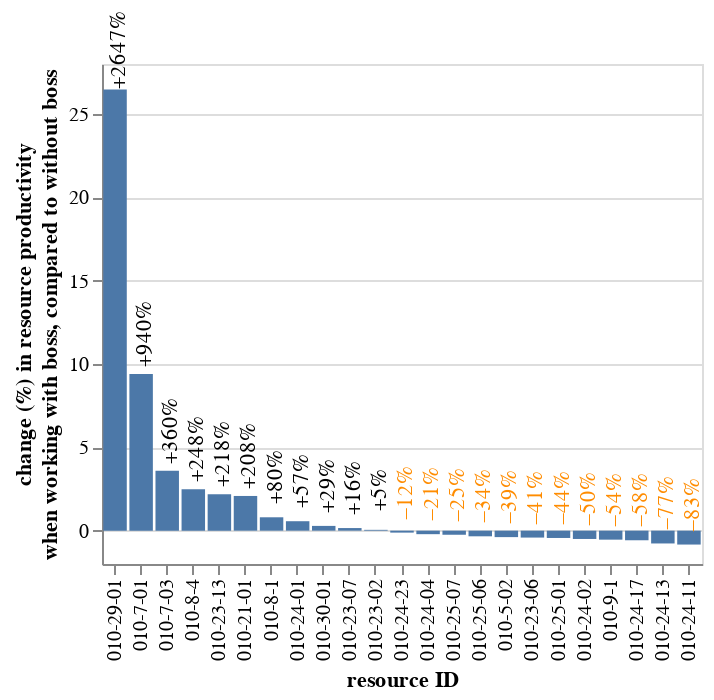

Notebook source saved alongside this figure:
### Code cell
# chart showing difference of productivity w/wo boss
alt.layer(
    alt.Chart(res_productivity).mark_bar().encode(
        x=alt.X('resource:N').sort('-y').title('resource ID'),
        y=alt.Y('productivity_diff_pct:Q').title(['change (%) in resource productivity', 'when working with boss, compared to without boss']),
        tooltip=['resource', 'mean_act_dur_wo_boss', 'mean_act_dur_w_boss']
    ),
    alt.Chart(res_productivity).mark_text(
        align='center', angle=270, baseline='alphabetic', dx=20, dy=5
    ).encode(
        x=alt.X('resource:N').sort('-y'),
        y=alt.Y('productivity_diff_pct:Q'),
        text=alt.Text('productivity_diff_pct:Q', format='+.0%'),
        color=alt.condition(
            alt.datum.productivity_diff_pct > 0,
            alt.value('black'),
            alt.value('darkorange')
        )
    )
).properties(height=250, width=300)

### Figure 1 — Vega specification as saved in the notebook (floating-point values rounded to 4 significant figures)
{"$schema": "https://vega.github.io/schema/vega/v5.json", "data": [{"name": "source_0"}, {"name": "data_1", "values": [{"mean_act_dur_w_boss": 2.364, "mean_act_dur_wo_boss": 7.286, "productivity_diff_pct": 2.082, "productivity_diff_pct_end": 2.082, "productivity_diff_pct_start": 0.0, "resource": "010-21-01"}, {"mean_act_dur_w_boss": 20.33, "mean_act_dur_wo_boss": 21.34, "productivity_diff_pct": 0.04947, "productivity_diff_pct_end": 0.04947, "productivity_diff_pct_start": 0.0, "resource": "010-23-02"}, {"mean_act_dur_w_boss": 28.0, "mean_act_dur_wo_boss": 16.39, "productivity_diff_pct": -0.4146, "productivity_diff_pct_end": -0.4146, "productivity_diff_pct_start": 0.0, "resource": "010-23-06"}, {"mean_act_dur_w_boss": 17.53, "mean_act_dur_wo_boss": 20.27, "productivity_diff_pct": 0.1565, "productivity_diff_pct_end": 0.1565, "productivity_diff_pct_start": 0.0, "resource": "010-23-07"}, {"mean_act_dur_w_boss": 3.559, "mean_act_dur_wo_boss": 11.32, "productivity_diff_pct": 2.18, "productivity_diff_pct_end": 2.18, "productivity_diff_pct_start": 0.0, "resource": "010-23-13"}, {"mean_act_dur_w_boss": 16.52, "mean_act_dur_wo_boss": 25.89, "productivity_diff_pct": 0.567, "productivity_diff_pct_end": 0.567, "productivity_diff_pct_start": 0.0, "resource": "010-24-01"}, {"mean_act_dur_w_boss": 53.0, "mean_act_dur_wo_boss": 26.6, "productivity_diff_pct": -0.4981, "productivity_diff_pct_end": -0.4981, "productivity_diff_pct_start": 0.0, "resource": "010-24-02"}, {"mean_act_dur_w_boss": 22.58, "mean_act_dur_wo_boss": 17.82, "productivity_diff_pct": -0.2107, "productivity_diff_pct_end": -0.2107, "productivity_diff_pct_start": 0.0, "resource": "010-24-04"}, {"mean_act_dur_w_boss": 6.0, "mean_act_dur_wo_boss": 1.0, "productivity_diff_pct": -0.8333, "productivity_diff_pct_end": -0.8333, "productivity_diff_pct_start": 0.0, "resource": "010-24-11"}, {"mean_act_dur_w_boss": 14.78, "mean_act_dur_wo_boss": 3.429, "productivity_diff_pct": -0.768, "productivity_diff_pct_end": -0.768, "productivity_diff_pct_start": 0.0, "resource": "010-24-13"}, {"mean_act_dur_w_boss": 11.63, "mean_act_dur_wo_boss": 4.933, "productivity_diff_pct": -0.5759, "productivity_diff_pct_end": -0.5759, "productivity_diff_pct_start": 0.0, "resource": "010-24-17"}, {"mean_act_dur_w_boss": 17.61, "mean_act_dur_wo_boss": 15.56, "productivity_diff_pct": -0.1169, "productivity_diff_pct_end": -0.1169, "productivity_diff_pct_start": 0.0, "resource": "010-24-23"}, {"mean_act_dur_w_boss": 35.32, "mean_act_dur_wo_boss": 19.84, "productivity_diff_pct": -0.4382, "productivity_diff_pct_end": -0.4382, "productivity_diff_pct_start": 0.0, "resource": "010-25-01"}, {"mean_act_dur_w_boss": 21.5, "mean_act_dur_wo_boss": 14.22, "productivity_diff_pct": -0.3385, "productivity_diff_pct_end": -0.3385, "productivity_diff_pct_start": 0.0, "resource": "010-25-06"}, {"mean_act_dur_w_boss": 34.55, "mean_act_dur_wo_boss": 26.07, "productivity_diff_pct": -0.2454, "productivity_diff_pct_end": -0.2454, "productivity_diff_pct_start": 0.0, "resource": "010-25-07"}, {"mean_act_dur_w_boss": 4.5, "mean_act_dur_wo_boss": 123.6, "productivity_diff_pct": 26.47, "productivity_diff_pct_end": 26.47, "productivity_diff_pct_start": 0.0, "resource": "010-29-01"}, {"mean_act_dur_w_boss": 9.667, "mean_act_dur_wo_boss": 12.43, "productivity_diff_pct": 0.2861, "productivity_diff_pct_end": 0.2861, "productivity_diff_pct_start": 0.0, "resource": "010-30-01"}, {"mean_act_dur_w_boss": 31.0, "mean_act_dur_wo_boss": 19.0, "productivity_diff_pct": -0.3871, "productivity_diff_pct_end": -0.3871, "productivity_diff_pct_start": 0.0, "resource": "010-5-02"}, {"mean_act_dur_w_boss": 1.25, "mean_act_dur_wo_boss": 13.0, "productivity_diff_pct": 9.4, "productivity_diff_pct_end": 9.4, "productivity_diff_pct_start": 0.0, "resource": "010-7-01"}, {"mean_act_dur_w_boss": 31.0, "mean_act_dur_wo_boss": 142.5, "productivity_diff_pct": 3.597, "productivity_diff_pct_end": 3.597, "productivity_diff_pct_start": 0.0, "resource": "010-7-03"}, {"mean_act_dur_w_boss": 13.75, "mean_act_dur_wo_boss": 24.79, "productivity_diff_pct": 0.803, "productivity_diff_pct_end": 0.803, "productivity_diff_pct_start": 0.0, "resource": "010-8-1"}, {"mean_act_dur_w_boss": 13.5, "mean_act_dur_wo_boss": 47.0, "productivity_diff_pct": 2.481, "productivity_diff_pct_end": 2.481, "productivity_diff_pct_start": 0.0, "resource": "010-8-4"}, {"mean_act_dur_w_boss": 36.3, "mean_act_dur_wo_boss": 16.73, "productivity_diff_pct": -0.5392, "productivity_diff_pct_end": -0.5392, "productivity_diff_pct_start": 0.0, "resource": "010-9-1"}]}, {"name": "data_2", "values": [{"productivity_diff_pct": 2.082, "resource": "010-21-01"}, {"productivity_diff_pct": 0.04947, "resource": "010-23-02"}, {"productivity_diff_pct": -0.4146, "resource": "010-23-06"}, {"productivity_diff_pct": 0.1565, "resource": "010-23-07"}, {"productivity_diff_pct": 2.18, "resource": "010-23-13"}, {"productivity_diff_pct": 0.567, "resource": "010-24-01"}, {"productivity_diff_pct": -0.4981, "resource": "010-24-02"}, {"productivity_diff_pct": -0.2107, "resource": "010-24-04"}, {"productivity_diff_pct": -0.8333, "resource": "010-24-11"}, {"productivity_diff_pct": -0.768, "resource": "010-24-13"}, {"productivity_diff_pct": -0.5759, "resource": "010-24-17"}, {"productivity_diff_pct": -0.1169, "resource": "010-24-23"}, {"productivity_diff_pct": -0.4382, "resource": "010-25-01"}, {"productivity_diff_pct": -0.3385, "resource": "010-25-06"}, {"productivity_diff_pct": -0.2454, "resource": "010-25-07"}, {"productivity_diff_pct": 26.47, "resource": "010-29-01"}, {"productivity_diff_pct": 0.2861, "resource": "010-30-01"}, {"productivity_diff_pct": -0.3871, "resource": "010-5-02"}, {"productivity_diff_pct": 9.4, "resource": "010-7-01"}, {"productivity_diff_pct": 3.597, "resource": "010-7-03"}, {"productivity_diff_pct": 0.803, "resource": "010-8-1"}, {"productivity_diff_pct": 2.481, "resource": "010-8-4"}, {"productivity_diff_pct": -0.5392, "resource": "010-9-1"}]}, {"name": "source_0_x_domain_resource", "values": [{"resource": "010-21-01", "sort_field": 2.082}, {"resource": "010-23-02", "sort_field": 0.04947}, {"resource": "010-23-06", "sort_field": -0.4146}, {"resource": "010-23-07", "sort_field": 0.1565}, {"resource": "010-23-13", "sort_field": 2.18}, {"resource": "010-24-01", "sort_field": 0.567}, {"resource": "010-24-02", "sort_field": -0.4981}, {"resource": "010-24-04", "sort_field": -0.2107}, {"resource": "010-24-11", "sort_field": -0.8333}, {"resource": "010-24-13", "sort_field": -0.768}, {"resource": "010-24-17", "sort_field": -0.5759}, {"resource": "010-24-23", "sort_field": -0.1169}, {"resource": "010-25-01", "sort_field": -0.4382}, {"resource": "010-25-06", "sort_field": -0.3385}, {"resource": "010-25-07", "sort_field": -0.2454}, {"resource": "010-29-01", "sort_field": 26.47}, {"resource": "010-30-01", "sort_field": 0.2861}, {"resource": "010-5-02", "sort_field": -0.3871}, {"resource": "010-7-01", "sort_field": 9.4}, {"resource": "010-7-03", "sort_field": 3.597}, {"resource": "010-8-1", "sort_field": 0.803}, {"resource": "010-8-4", "sort_field": 2.481}, {"resource": "010-9-1", "sort_field": -0.5392}]}], "marks": [{"type": "rect", "name": "layer_0_marks", "from": {"data": "data_1"}, "encode": {"update": {"description": {"signal": "\"resource ID: \" + (isValid(datum[\"resource\"]) ? datum[\"resource\"] : \"\"+datum[\"resource\"]) + \"; change (%) in resource productivity, when working with boss, compared to without boss: \" + (format(datum[\"productivity_diff_pct\"], \"\")) + \"; resource: \" + (isValid(datum[\"resource\"]) ? datum[\"resource\"] : \"\"+datum[\"resource\"]) + \"; mean_act_dur_wo_boss: \" + (format(datum[\"mean_act_dur_wo_boss\"], \"\")) + \"; mean_act_dur_w_boss: \" + (format(datum[\"mean_act_dur_w_boss\"], \"\"))"}, "x": {"field": "resource", "scale": "x"}, "width": {"signal": "max(0.25, bandwidth('x'))"}, "y": {"field": "productivity_diff_pct_end", "scale": "y"}, "ariaRoleDescription": {"value": "bar"}, "y2": {"field": "productivity_diff_pct_start", "scale": "y"}, "fill": {"value": "#4c78a8"}, "tooltip": {"signal": "{\"resource\": isValid(datum[\"resource\"]) ? datum[\"resource\"] : \"\"+datum[\"resource\"], \"mean_act_dur_wo_boss\": format(datum[\"mean_act_dur_wo_boss\"], \"\"), \"mean_act_dur_w_boss\": format(datum[\"mean_act_dur_w_boss\"], \"\")}"}}}, "style": ["bar"]}, {"type": "text", "name": "layer_1_marks", "from": {"data": "data_2"}, "encode": {"update": {"angle": {"value": 270}, "dx": {"value": 20}, "align": {"value": "center"}, "dy": {"value": 5}, "description": {"signal": "\"resource: \" + (isValid(datum[\"resource\"]) ? datum[\"resource\"] : \"\"+datum[\"resource\"]) + \"; productivity_diff_pct: \" + (format(datum[\"productivity_diff_pct\"], \"\"))"}, "fill": [{"value": "black", "test": "(datum.productivity_diff_pct > 0)"}, {"value": "darkorange"}], "baseline": {"value": "alphabetic"}, "text": {"signal": "format(datum[\"productivity_diff_pct\"], \"+.0%\")"}, "y": {"field": "productivity_diff_pct", "scale": "y"}, "x": {"field": "resource", "scale": "x", "band": 0.5}}}, "style": ["text"]}], "scales": [{"name": "x", "type": "band", "domain": {"data": "source_0_x_domain_resource", "field": "resource", "sort": {"op": "max", "field": "sort_field", "order": "descending"}}, "range": [0, {"signal": "width"}], "paddingInner": 0.1, "paddingOuter": 0.05}, {"name": "y", "type": "linear", "domain": {"fields": [{"data": "data_1", "field": "productivity_diff_pct_start"}, {"data": "data_1", "field": "productivity_diff_pct_end"}, {"data": "data_2", "field": "productivity_diff_pct"}]}, "range": [{"signal": "height"}, 0], "nice": true, "zero": true}], "axes": [{"scale": "y", "ticks": false, "orient": "left", "zindex": 0, "minExtent": 0, "maxExtent": 0, "gridScale": "x", "tickCount": {"signal": "ceil(height/40)"}, "aria": false, "domain": false, "grid": true, "labels": false}, {"scale": "x", "labelAlign": "right", "labelBaseline": "middle", "zindex": 0, "labelAngle": 270, "orient": "bottom", "grid": false, "title": "resource ID"}, {"scale": "y", "orient": "left", "title": ["change (%) in resource productivity", "when working with boss, compared to without boss"], "grid": false, "labelOverlap": true, "tickCount": {"signal": "ceil(height/40)"}, "zindex": 0}], "height": 250, "background": "white", "padding": 5, "width": 300, "style": "cell"}
